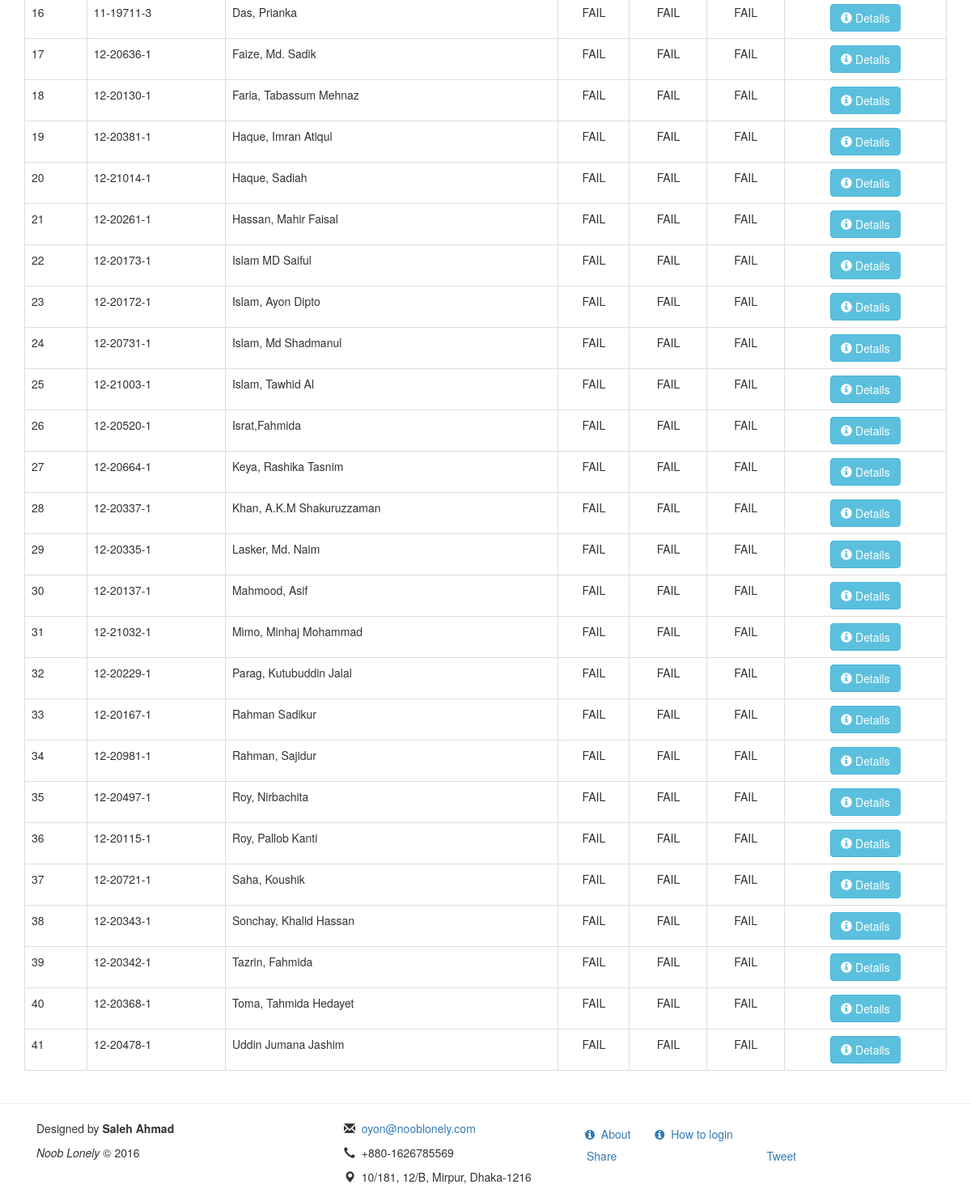
Before: /result.php?id=2 (signed in, lower part) with the older database file.
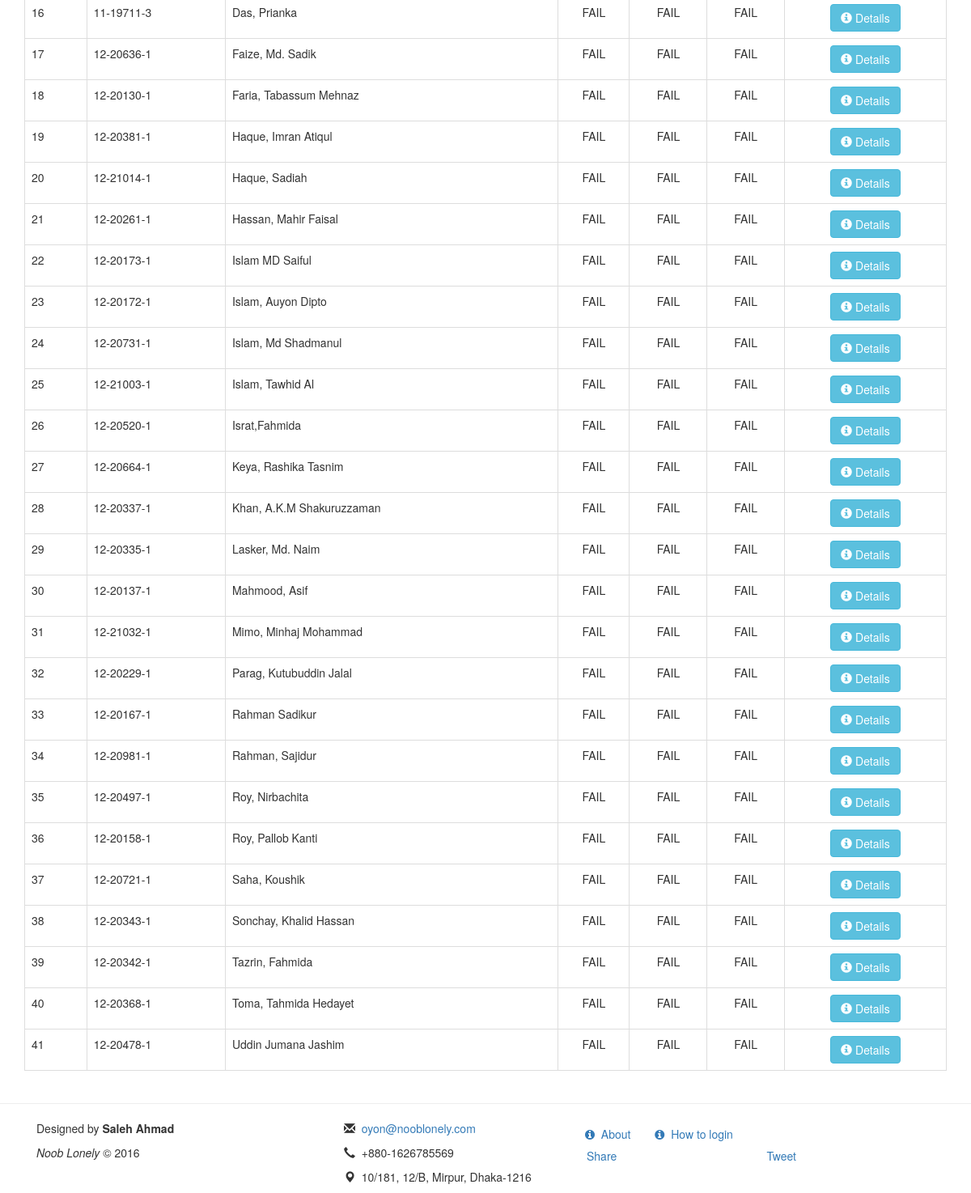
After: the same page with the newer database file.
### tables this page shows
CREATE TABLE `course_student_marks` (
  `c_s_m_id` int(11) NOT NULL COMMENT 'course student marks id',
  `c_id` int(11) NOT NULL COMMENT 'course id',
  `s_id` int(11) NOT NULL COMMENT 'student id',
  `mid_best_two` float NOT NULL DEFAULT '0' COMMENT 'mid best two quiz marks',
  `final_best_two` float NOT NULL DEFAULT '0' COMMENT 'final best two quiz marks',
  `mid_total` float NOT NULL DEFAULT '0' COMMENT 'mid total marks',
  `mid_grade` varchar(5) DEFAULT 'FAIL' COMMENT 'mid grade',
  `final_grade` varchar(5) DEFAULT 'FAIL' COMMENT 'final grade',
  `grand_final_grade` varchar(5) DEFAULT 'FAIL' COMMENT 'grand final grade',
  `final_total` float NOT NULL DEFAULT '0' COMMENT 'final total',
  `grand_final_total` float NOT NULL DEFAULT '0' COMMENT 'grand final total'
);

CREATE TABLE `student` (
  `s_id` int(11) NOT NULL COMMENT 'student id',
  `s_aiub_id` varchar(15) NOT NULL COMMENT 'student aiub id',
  `s_full_name` varchar(55) NOT NULL COMMENT 'student full name',
  `s_cgpa` float NOT NULL DEFAULT '0' COMMENT 'student cgpa',
  `s_phone` varchar(20) NOT NULL COMMENT 'student phone',
  `s_email` varchar(55) DEFAULT NULL COMMENT 'student email',
  `s_pass` varchar(255) NOT NULL DEFAULT '1234' COMMENT 'student password',
  `s_dept` varchar(10) NOT NULL COMMENT 'student department',
  `s_image` text COMMENT 'student image',
  `s_gender` varchar(10) DEFAULT NULL COMMENT 'student gender',
  `s_dob` date DEFAULT NULL COMMENT 'student date of birth',
  `s_small_image` text COMMENT 'Student''s Image Icon',
  `img_contents` text COMMENT 'Contents of Image'
);

### model/db.php (called while the page is built, shortened)
<?php
function getStudentListExam($cid)
{
	$conn = db_conn();
	$sql = "SELECT student.s_id, `s_aiub_id`, `s_full_name`, course_student_marks.mid_grade, course_student_marks.final_grade, course_student_marks.grand_final_grade
FROM `student`
INNER JOIN `course_student_marks` ON student.s_id = course_student_marks.s_id
WHERE course_student_marks.c_id = ".mysqli_real_escape_string($conn, $cid)."
ORDER BY student.s_full_name";
	$result = mysqli_query($conn, $sql);
	$row = array();
	for($i=0; $i<mysqli_num_rows($result); $i++){
		$row[] = mysqli_fetch_array($result, MYSQLI_ASSOC);
	}
	return $row;
}

### result.php (the view, shortened to what this page needs)
<?php
	$outputString = getStudentListExam($_GET['id']);
?>
<!DOCTYPE html>
<html lang="en">
	<head>
		<?php require_once 'head.php'; ?>
	</head>
	<body>
        <div id="wrap">
            <main>
                <div class="container">
                    <section>
                        <div class="row">
                            <div class="col-md-12">
                                <br />
                                <?php if(!count($outputString)): ?>
                                    <h3>No Data Found.</h3>
                                <?php else: ?>
                                <table class="table table-bordered">
                                    <tbody>
                                        <?php $i=1; foreach($outputString as $value): ?>
                                            <tr>
                                                <td><?= $i; ?></td>
                                                <td><?= htmlentities(stripslashes($value['s_aiub_id']), ENT_QUOTES, 'UTF-8'); ?></td>
                                                <td><?= htmlentities(stripslashes($value['s_full_name']), ENT_QUOTES, 'UTF-8'); ?></td>
                                                <td class="text-center"><?= htmlentities(stripslashes($value['mid_grade']), ENT_QUOTES, 'UTF-8'); ?></td>
                                                <td class="text-center"><?= htmlentities(stripslashes($value['final_grade']), ENT_QUOTES, 'UTF-8'); ?></td>
                                                <td class="text-center"><?= htmlentities(stripslashes($value['grand_final_grade']), ENT_QUOTES, 'UTF-8'); ?></td>
                                                <td class='text-center'>
                                                    <a class='btn btn-info' href='<?= SERVER;?>/course/<?= $_GET['id']; ?>/marks/<?= htmlentities(stripslashes($value['s_id']), ENT_QUOTES, 'UTF-8'); ?>' data-toggle="tooltip" data-placement="top" title="Mark Details"><span class='glyphicon glyphicon-info-sign font17 hidden-md hidden-sm'></span><span class="hidden-xs">  Details</span></a>
                                                </td>
                                            </tr>
                                        <?php $i++; ?>
                                        <?php endforeach; ?>
                                    </tbody>
                                </table>
                                <?php endif; ?>
                            </div>
                        </div>
                    </section>
                </div>
            </main>
        </div>
        <?php require_once 'footer.php' ?>
	</body>
</html>

Changed rows visible on the page:
changed through a linked row, course_student_marks: s.s_full_name "Islam, Ayon Dipto" → "Islam, Auyon Dipto"
changed through a linked row, course_student_marks "Roy, Pallob Kanti": s.s_aiub_id "12-20115-1" → "12-20158-1"
